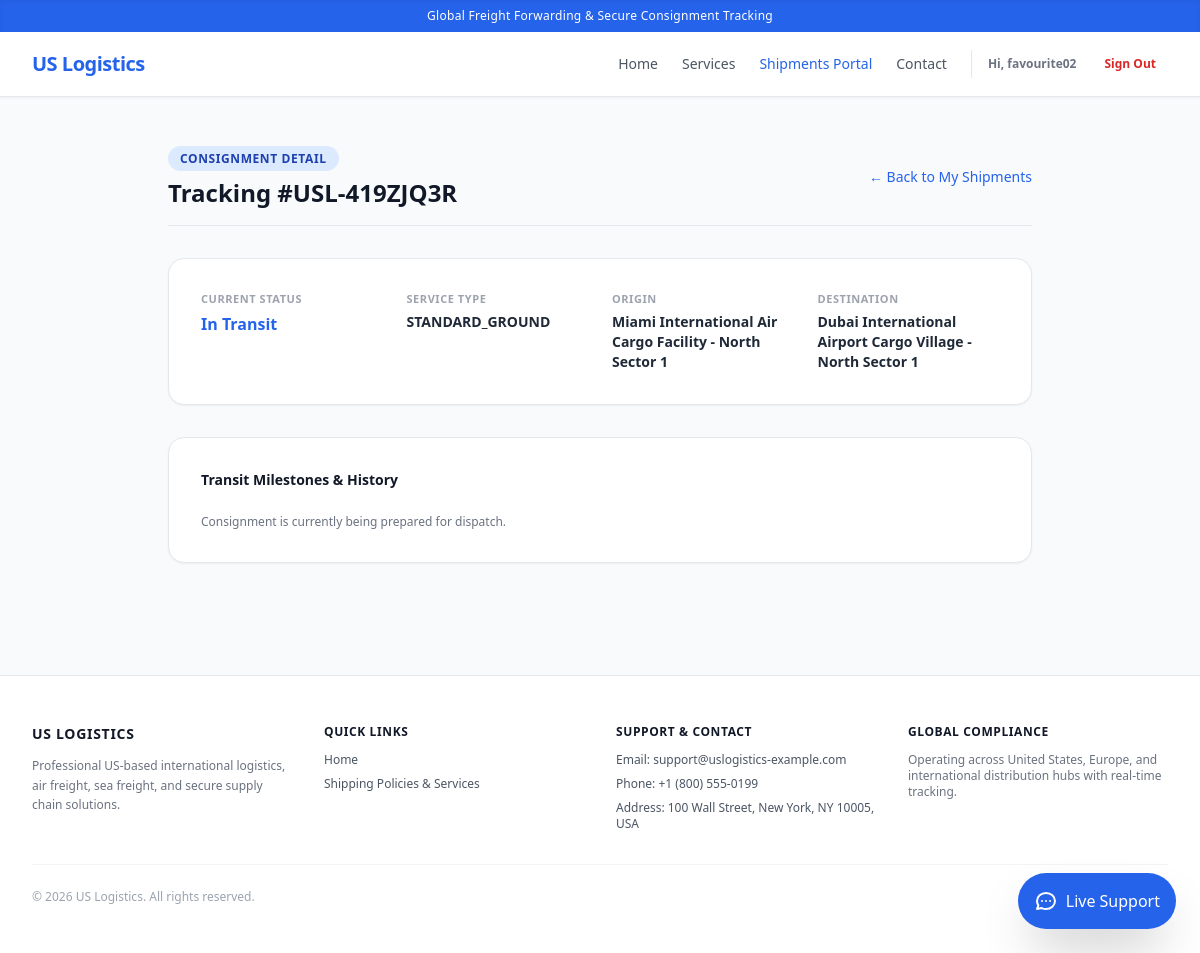
Screenshot of /shipments/portal/shipments/USL-419ZJQ3R/ (signed in) with the database file from the repository.
### core/models.py (models this page shows, shortened)
class AppVariable(models.Model):
    key = models.CharField(max_length=100, unique=True)
    value = models.TextField(blank=True)
    description = models.CharField(max_length=255, blank=True)

### shipments/models.py (models this page shows, shortened)
class Shipment(models.Model):
    STATUS_CHOICES = [
        ('CREATED', 'Shipment Created'),
        ('PICKED_UP', 'Picked Up'),
        ('IN_TRANSIT', 'In Transit'),
        ('OUT_FOR_DELIVERY', 'Out for Delivery'),
        ('DELIVERED', 'Delivered'),
        ('EXCEPTION', 'Exception / Delayed'),
    ]
    SERVICE_CHOICES = [
        ('STANDARD_GROUND', 'Standard Ground Shipping'),
        ('EXPRESS_AIR', 'Express Air Freight'),
        ('OVERNIGHT_PRIORITY', 'Overnight Priority'),
        ('OCEAN_FREIGHT', 'International Ocean Freight'),
        ('HEAVY_CARGO', 'Heavy Cargo Transport'),
    ]
    tracking_number = models.CharField(max_length=50, unique=True, blank=True, db_index=True)
    customer = models.ForeignKey(settings.AUTH_USER_MODEL, on_delete=models.SET_NULL, null=True, blank=True, related_name='shipments')
    origin = models.ForeignKey(Location, on_delete=models.PROTECT, related_name='shipments_origin')
    destination = models.ForeignKey(Location, on_delete=models.PROTECT, related_name='shipments_destination')
    current_location = models.ForeignKey(Location, on_delete=models.SET_NULL, null=True, blank=True, related_name='shipments_current')
    status = models.CharField(max_length=30, choices=STATUS_CHOICES, default='CREATED')
    service_type = models.CharField(max_length=50, choices=SERVICE_CHOICES, default='STANDARD_GROUND')
    estimated_delivery = models.DateTimeField(null=True, blank=True)
    created_at = models.DateTimeField(auto_now_add=True)
    updated_at = models.DateTimeField(auto_now=True)

class Location(models.Model):
    name = models.CharField(max_length=255, help_text="e.g. Chicago Distribution Center")
    address = models.TextField(blank=True)
    city = models.CharField(max_length=150, blank=True)
    state = models.CharField(max_length=150, blank=True)
    postal_code = models.CharField(max_length=30, blank=True)
    country = models.CharField(max_length=150, default="United States")
    latitude = models.DecimalField(max_digits=10, decimal_places=7, null=True, blank=True)
    longitude = models.DecimalField(max_digits=10, decimal_places=7, null=True, blank=True)
    created_at = models.DateTimeField(auto_now_add=True)
    updated_at = models.DateTimeField(auto_now=True)

### shipments/views.py (the view)
# urls.py: path('portal/shipments/<str:tracking_number>/', CustomerShipmentDetailView.as_view(), name='customer_shipment_detail'),
class CustomerShipmentDetailView(LoginRequiredMixin, DetailView):
    model = Shipment
    template_name = 'dashboard/shipment_detail.html'
    context_object_name = 'shipment'
    slug_field = 'tracking_number'
    slug_url_kwarg = 'tracking_number'
    def get_queryset(self):
        return Shipment.objects.filter(customer=self.request.user)

### core/context_processors.py (called while the page is built)
def app_variables(request):
    try:
        vars_dict = {var.key: var.value for var in AppVariable.objects.all()}
    except Exception:
        vars_dict = {}
    return {'app_vars': vars_dict}

### templates/dashboard/shipment_detail.html (shortened to what this page needs)
{% extends 'base.html' %}
{% block extra_head %}
<link rel="stylesheet" href="https://unpkg.com/leaflet@1.9.4/dist/leaflet.css" />
{% endblock %}
{% block content %}
<div class="max-w-4xl mx-auto px-4 py-12">
    <div class="mb-8 flex flex-col sm:flex-row justify-between items-start sm:items-center gap-4 border-b pb-4">
        <div>
            <span class="bg-blue-100 text-blue-800 text-xs font-semibold px-3 py-1 rounded-full uppercase tracking-wider">Consignment Detail</span>
            <h1 class="text-2xl font-bold text-gray-900 mt-2">Tracking #{{ shipment.tracking_number }}</h1>
        </div>
        <a href="{% url 'customer_portal' %}" class="text-sm font-medium text-blue-600 hover:underline">&larr; Back to My Shipments</a>
    </div>
    <div class="bg-white shadow-sm rounded-2xl p-8 border border-gray-200 mb-8 grid grid-cols-1 sm:grid-cols-4 gap-6">
        <div>
            <p class="text-[11px] uppercase font-bold text-gray-400 tracking-wider">Current Status</p>
            <p class="text-base font-bold text-blue-600 mt-1">{{ shipment.get_status_display|default:shipment.status }}</p>
        </div>
        <div>
            <p class="text-[11px] uppercase font-bold text-gray-400 tracking-wider">Service Type</p>
            <p class="text-sm font-semibold text-gray-800 mt-1">{{ shipment.service_type|default:"Standard Freight" }}</p>
        </div>
        <div>
            <p class="text-[11px] uppercase font-bold text-gray-400 tracking-wider">Origin</p>
            <p class="text-sm font-semibold text-gray-800 mt-1">{{ shipment.origin.name|default:"N/A" }}</p>
        </div>
        <div>
            <p class="text-[11px] uppercase font-bold text-gray-400 tracking-wider">Destination</p>
            <p class="text-sm font-semibold text-gray-800 mt-1">{{ shipment.destination.name|default:"N/A" }}</p>
        </div>
    </div>
    <div class="bg-white shadow-sm rounded-2xl p-8 border border-gray-200">
        <h3 class="text-sm font-bold text-gray-900 mb-6">Transit Milestones & History</h3>
        <div class="space-y-6">
            {% if shipment.events.all %}
                {% for event in shipment.events.all %}
                <div class="flex items-start space-x-4 border-l-2 border-blue-600 pl-4 py-1">
                    <div>
                        <p class="text-xs font-bold text-gray-900">{{ event.status }}</p>
                        <p class="text-xs text-gray-600 mt-0.5">{{ event.description }}</p>
                        <p class="text-[10px] text-gray-400 mt-1">{{ event.timestamp|date:"M d, Y H:i" }} — Location: {{ event.location.name|default:"In Transit" }}</p>
                    </div>
                </div>
                {% endfor %}
            {% else %}
                <p class="text-xs text-gray-500">Consignment is currently being prepared for dispatch.</p>
            {% endif %}
        </div>
    </div>
</div>
{% endblock %}

### templates/base.html (shortened to what this page needs)
<!DOCTYPE html>
<html lang="en">
<head>
    <script src="https://cdn.tailwindcss.com"></script>
    <link rel="stylesheet" href="https://unpkg.com/leaflet@1.9.4/dist/leaflet.css" />
    {% block extra_head %}{% endblock %}
</head>
<body class="bg-gray-50 text-gray-800 flex flex-col min-h-screen font-sans antialiased">
    {% if app_vars.SITE_TAGLINE %}
    <div class="bg-blue-600 text-white text-xs py-2 px-4 text-center font-medium tracking-wide shadow-inner">
        {{ app_vars.SITE_TAGLINE }}
    </div>
    {% endif %}
    <nav class="bg-white border-b border-gray-200 sticky top-0 z-40 shadow-sm">
        <div class="max-w-7xl mx-auto px-4 sm:px-6 lg:px-8">
            <div class="flex justify-between h-16 items-center">
                <div class="flex items-center">
                    <a href="{% url 'home' %}" class="text-xl font-extrabold text-blue-600 tracking-tight">
                        {{ app_vars.SITE_NAME|default:"US Logistics" }}
                    </a>
                </div>
                <div class="hidden md:flex items-center space-x-6">
                    <a href="{% url 'home' %}" class="text-sm font-medium text-gray-600 hover:text-blue-600 transition">Home</a>
                    <a href="{% url 'home' %}#services" class="text-sm font-medium text-gray-600 hover:text-blue-600 transition">Services</a>
                    {% if request.user.is_authenticated %}
                    <a href="{% url 'customer_portal' %}" class="text-sm font-medium text-blue-600 hover:text-blue-700 transition">Shipments Portal</a>
                    {% endif %}
                    <a href="{% url 'home' %}#contact" class="text-sm font-medium text-gray-600 hover:text-blue-600 transition">Contact</a>
                    {% if request.user.is_authenticated %}
                    <div class="flex items-center space-x-4 pl-4 border-l border-gray-200">
                        <span class="text-xs font-semibold text-gray-500">Hi, {{ request.user.username }}</span>
                        <form action="{% url 'logout' %}" method="post" class="inline">
                            <button type="submit" class="text-xs font-semibold text-red-600 hover:bg-red-50 px-3 py-1.5 rounded-lg transition">Sign Out</button>
                        </form>
                    </div>
                    {% else %}
                    <div class="flex items-center space-x-3 pl-4 border-l border-gray-200">
                        <a href="{% url 'login' %}" class="text-sm font-semibold text-blue-600 hover:text-blue-700 transition">Sign In</a>
                    </div>
                    {% endif %}
                </div>
            </div>
        </div>
    </nav>
    <main class="flex-1">
        {% block content %}
        {% endblock %}
    </main>
    <footer class="bg-white border-t border-gray-200 mt-16">
        <div class="max-w-7xl mx-auto px-4 sm:px-6 lg:px-8 py-12">
            <div class="grid grid-cols-1 md:grid-cols-4 gap-8 mb-8">
                <div>
                    <h3 class="text-sm font-bold text-gray-900 uppercase tracking-wider mb-3">{{ app_vars.SITE_NAME|default:"US Logistics" }}</h3>
                    <p class="text-xs text-gray-500 leading-relaxed">{{ app_vars.SITE_DESCRIPTION|default:"Professional US-based international logistics, air freight, sea freight, and secure supply chain solutions." }}</p>
                </div>
                <div>
                    <h4 class="text-xs font-bold text-gray-900 uppercase tracking-wider mb-3">Quick Links</h4>
                    <ul class="space-y-2 text-xs text-gray-600">
                        <li><a href="{% url 'home' %}" class="hover:underline">Home</a></li>
                        <li><a href="{% url 'home' %}#services" class="hover:underline">Shipping Policies & Services</a></li>
                    </ul>
                </div>
                <div>
                    <h4 class="text-xs font-bold text-gray-900 uppercase tracking-wider mb-3">Support & Contact</h4>
                    <ul class="space-y-2 text-xs text-gray-600">
                        <li>Email: {{ app_vars.SUPPORT_EMAIL|default:"support@uslogistics-example.com" }}</li>
                        <li>Phone: {{ app_vars.COMPANY_PHONE|default:"+1 (800) 555-0199" }}</li>
                        <li>Address: {{ app_vars.COMPANY_ADDRESS|default:"100 Wall Street, New York, NY 10005, USA" }}</li>
                    </ul>
                </div>
                <div>
                    <h4 class="text-xs font-bold text-gray-900 uppercase tracking-wider mb-3">Global Compliance</h4>
                    <p class="text-xs text-gray-500">Operating across United States, Europe, and international distribution hubs with real-time tracking.</p>
                </div>
            </div>
            <div class="border-t border-gray-100 pt-6 flex flex-col sm:flex-row justify-between items-center text-xs text-gray-400">
                <p>&copy; 2026 {{ app_vars.SITE_NAME|default:"US Logistics" }}. All rights reserved.</p>
            </div>
        </div>
    </footer>
    <div id="support-chat-widget" class="fixed bottom-6 right-6 z-50">
        <button id="chat-toggle-btn" class="bg-blue-600 hover:bg-blue-700 text-white rounded-full p-4 shadow-2xl flex items-center space-x-2 transition-transform hover:scale-105">
            <span class="font-medium hidden sm:inline">Live Support</span>
        </button>
    </div>
</body>
</html>

### rows the page displays
AppVariable: SITE_TAGLINE "Global Freight Forwarding & Secure Consignment Tracking"
AppVariable: SITE_NAME "US Logistics", SITE_NAME "US LOGISTICS"
Shipment: tracking_number "USL-419ZJQ3R", status "In Transit", service_type "STANDARD_GROUND", origin.name "Miami International Air Cargo Facility - North Sector 1", destination.name "Dubai International Airport Cargo Village - North Sector 1"
AppVariable: SUPPORT_EMAIL "support@uslogistics-example.com"
AppVariable: COMPANY_PHONE "+1 (800) 555-0199"
AppVariable: COMPANY_ADDRESS "100 Wall Street, New York, NY 10005, USA"

### other values shown
{{ request.user.username }} "favourite02"
